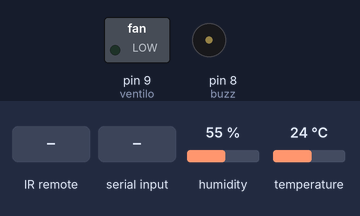
A sketch run on a simulated Arduino Uno, built with avr-gcc and run on an emulated ATmega328P. On the bench: switched loads named in the sketch (green lamp = pin HIGH), buzzer (waves = sounding). The inputs (shaded band) are chosen by the test bench; at power-on: temperature 24 °C, humidity 55 %. What the sketch prints to the serial monitor is not drawn.

Above: at 2.8 s.
2.9 s: infrared code 0xFFA25D received
At 5.9 s:
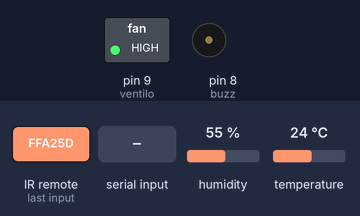
8.0 s: temperature set to 29 °C
11.8 s: temperature set to 32 °C
At 15.7 s:
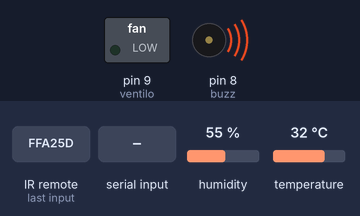
23.6 s: "0" received over Serial
At 27.2 s:
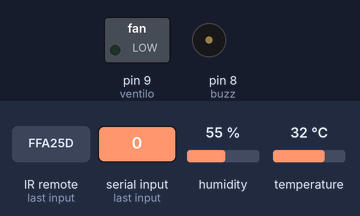
29.6 s: infrared code 0xFF629D received
At 30.6 s:
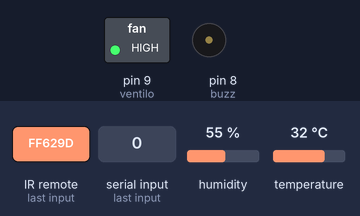
Timing chart, 0 to 32.6 s (numbered marks = the images above; inputs shaded):
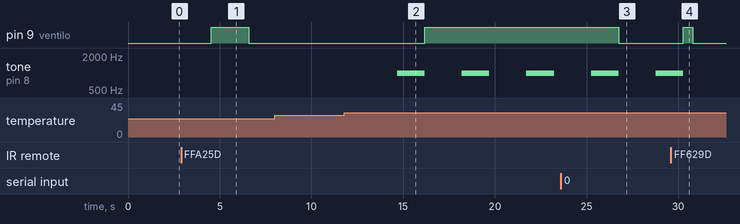

The sketch:

DHT_format_JSON.ino
```cpp
#include <IRremote.h>
#include <DHT.h>
#include <DHT_U.h>
#include <ArduinoJson.h>
#define DHTPIN 2
#define DHTTYPE DHT11

DHT dht(DHTPIN, DHTTYPE);
int humidity, temperature;
int buzz=8;
int ventilo = 9;
int led = 10;
const char DIN_RECEPTEUR_INFRAROUGE = 11;                      //le pin de donée du recepteur infra
IRrecv monRecepteurInfraRouge (DIN_RECEPTEUR_INFRAROUGE); //ici on crée un objet
decode_results messageRecu;                   //pour décoder le message reçu en hexadécimal
StaticJsonDocument<50> doc;
JsonObject object;

void setup()
{
  // put your setup code here, to run once:
  Serial.begin(9600);
  dht.begin();
  noTone(buzz);
  object = doc.to<JsonObject>();
  pinMode(buzz, OUTPUT);
  pinMode(ventilo, OUTPUT);
    monRecepteurInfraRouge.enableIRIn();
    monRecepteurInfraRouge.blink13(true);
}
void loop()
{
        humidity = dht.readHumidity();
        temperature = dht.readTemperature();
        //object["humidity"] = humidity;
        //object["temperature"] = temperature;
        //serializeJson(doc, Serial); //methode qui permet d'imposer le sérial notre format JSON
        Serial.println("");    //pour permettre d'afficher les données sous format JSON
        Serial.print(temperature);
        Serial.print("/");
        Serial.println(humidity);

        delay(2000);
               if(temperature>30){
                  tone(buzz,1000,0);
                  delay(1500);
                  noTone(buzz);
                  digitalWrite(ventilo, HIGH);
                  }
               else{
                  digitalWrite(ventilo, LOW);
                  noTone(buzz);
                }

//ici on la partie commande
            if (monRecepteurInfraRouge.decode(&messageRecu))
            {
            Serial.println(messageRecu.value,HEX);
            delay(500);
            if(messageRecu.value==0xFFA25D){
              digitalWrite(ventilo, HIGH);
              digitalWrite(led, HIGH);


            }
            if(messageRecu.value==0xFF629D){
              digitalWrite(ventilo, LOW);
              digitalWrite(led, LOW);

            }
            monRecepteurInfraRouge.resume();
            }
            delay(1);
//pour l'interface
char etat= Serial.read();
if (etat == '1')
{
digitalWrite(ventilo, HIGH);
}
else if (etat == '0')
{
  digitalWrite(ventilo, LOW);
  }
  Serial.println(etat);
  //delay(1000);

}
```

Measured:
- the behaviour switches between 30 and 31 °C on temperature (found by bisection; images 1 and 2)
- after the input at 2.9 s, pin 9 (ventilo): LOW → HIGH after 1.7 s, → LOW 2.0 s later
- after the input at 8.0 s, every drawn part: stays the same
- after the input at 11.8 s, pin 9 (ventilo): LOW → HIGH after 4.4 s; tone on pin 8 (buzz): alternates 1000 Hz for 1.5 s and silent for 2.0 s, starting after 2.9 s
- after the input at 23.6 s, pin 9 (ventilo): HIGH → LOW after 3.1 s
- after the input at 29.6 s, tone on pin 8 (buzz): goes on until 30.3 s, then stays silent
